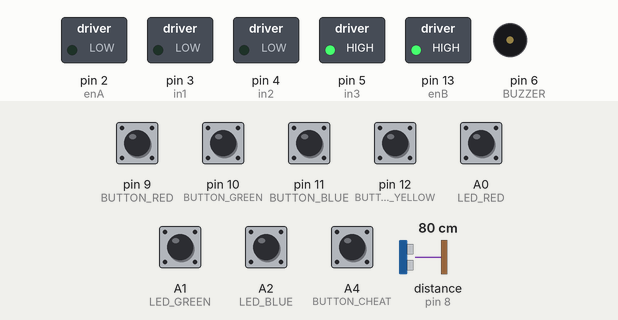
Recording of a sketch running on a simulated Arduino Uno, built with avr-gcc and run on an emulated ATmega328P. On the bench: switched loads named in the sketch (green lamp = pin HIGH), buzzer (waves = sounding). Wiring (inferred from the names in the program): ultrasonic range finder: trigger pin 7; echo pin 8. The inputs (shaded band) are chosen by the test bench; at power-on: A0 (LED_RED), A1 (LED_GREEN), A2 (LED_BLUE), A4 (BUTTON_CHEAT), pin 9 (BUTTON_RED), pin 10 (BUTTON_GREEN), pin 11 (BUTTON_BLUE), pin 12 (BUTTON_YELLOW) HIGH, distance to the obstacle (sensor on pin 8) 80 cm. The echo pulse lasts 58.3 µs per cm; pins used as bus, display or sensor lines are not drawn.

Above: at 2.2 s.
2.3 s: distance to the obstacle (sensor on pin 8) set to 22 cm
3.8 s: distance to the obstacle (sensor on pin 8) set to 18 cm
At 3.99 s:
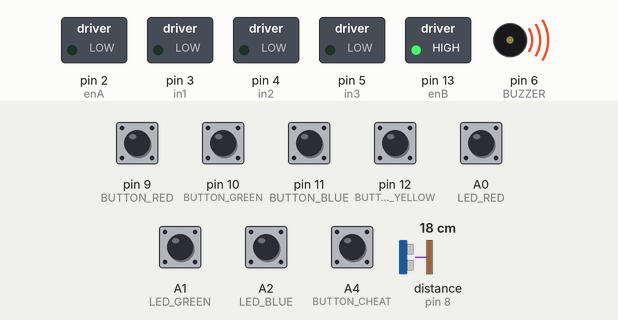
At 4.98 s:
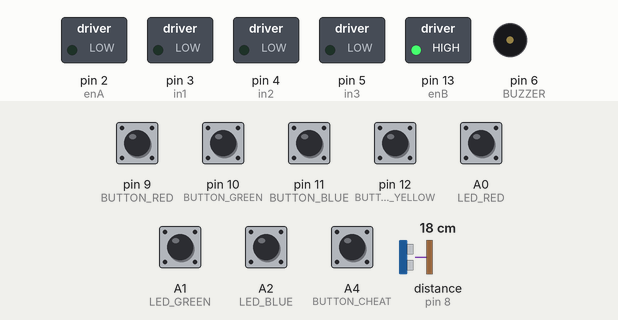
Timing chart, 0 to 12.8 s (numbered marks = the images above; inputs shaded):
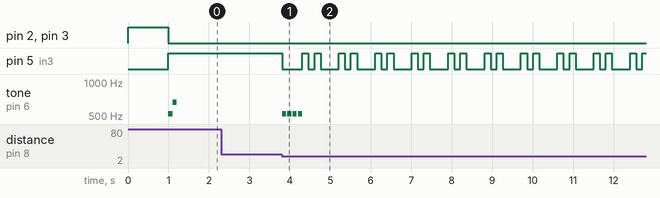

The sketch:

teippiversio.ino
```cpp
/*************************************************
* Public Constants
*************************************************/

// NOTE FREQUENCIES
#define  C3  130.81
#define Db3 138.59
#define D3  146.83
#define Eb3 155.56
#define E3  164.81
#define F3  174.61
#define Gb3 185.00
#define G3  196.00
#define Ab3 207.65
#define LA3 220.00
#define Bb3 233.08
#define B3  246.94
#define C4  261.63
#define Db4 277.18
#define D4  293.66
#define Eb4 311.13
#define E4  329.63
#define F4  349.23
#define Gb4 369.99
#define G4  392.00
#define Ab4 415.30
#define LA4 440.00
#define Bb4 466.16
#define B4  493.88
#define C5  523.25
#define Db5 554.37
#define D5  587.33
#define Eb5 622.25
#define E5  659.26
#define F5  698.46
#define Gb5 739.99
#define G5  783.99
#define Ab5 830.61
#define LA5 880.00
#define Bb5 932.33
#define B5  987.77

// DURATION OF THE NOTES
#define BPM 240     //you can change this value changing all the others
#define Q 60000/BPM //quarter 1/4
#define H 2*Q       //half 2/4
#define T 3*Q       //three quarter 3/4
#define E Q/2       //eighth 1/8
#define S Q/4       // sixteenth 1/16
#define W 4*Q       // whole 4/4

// CHECKS FOR BUTTON AND LIGHT POSITIONS
#define CHOICE_OFF    0 //Used to control LEDs
#define CHOICE_NONE   0 //Used to check buttons
#define CHOICE_RED    (1 << 0)
#define CHOICE_GREEN  (1 << 1)
#define CHOICE_BLUE   (1 << 2)
#define CHOICE_YELLOW (1 << 3)

// DEFINE PIN LOCATIONS
#define LED_RED       A0 //Nää on nyt värin määritykseen käytettävät
#define LED_GREEN     A1 // punanen default
#define LED_BLUE      A2
#define LED_YELLOW    A3
#define BUTTON_RED    9 //valintanapit
#define BUTTON_GREEN  10
#define BUTTON_BLUE   11
#define BUTTON_YELLOW 12

#define BUTTON_CHEAT A4 //loser nappi
#define BUTTON_RESET BUTTON_CHEAT //reset

#define BUZZER        6
#define SERVOPIN      8

//ULTRAÄÄNI ETÄISYYSSENSORI
#define ECHOPIN 8
#define TRIGPIN 7

//RAMPIN LINEAARIMOOTTORI
int enA = 2; //Moottori enable DC
int in1 = 3; //Moottori ohjauspinni (PWM)
int in2 = 4; //Moottori ohjauspinni

//PAINIKKEIDEN LED
int enB = 13; //LED valoteho, analog säätö 0-255
int in3 = 5; //LED ohjauspinni ON/OFF
int LED_laskuri;
int LED_laskuri_kerroin = 4; //Määrä kuinka monta kertaa LED vilkkuvat ajan loputtua

//PARAMETRIT
#define ENTRY_TIME_LIMIT 30000 //Aika jonka peli odottaa vastausta ennen ajan loppumista
#define RAPID_FLASH_TIME 15000
#define DIST_TRESHOLD 1200
#define BUTTON_COLOR_FREQ 150
#define RAMP_TIME 3000


void setup() // Run once when power is connected
{
  pinMode(enA, OUTPUT);
  pinMode(enB, OUTPUT);
  pinMode(in1, OUTPUT);
  pinMode(in2, OUTPUT);
  pinMode(in3, OUTPUT);
  analogWrite(enB, 255);

  pinMode(BUZZER, OUTPUT);

  pinMode(BUTTON_RED, INPUT_PULLUP);
  pinMode(BUTTON_GREEN, INPUT_PULLUP);
  pinMode(BUTTON_BLUE, INPUT_PULLUP);
  pinMode(BUTTON_YELLOW, INPUT_PULLUP);

  pinMode(BUTTON_CHEAT, INPUT_PULLUP);
  pinMode(BUTTON_RESET, INPUT_PULLUP);

  pinMode(LED_RED, INPUT_PULLUP);
  pinMode(LED_GREEN, INPUT_PULLUP);
  pinMode(LED_BLUE, INPUT_PULLUP);
  pinMode(LED_YELLOW, INPUT_PULLUP);

  pinMode(TRIGPIN, OUTPUT); // Sets the trigPin as an Output
  pinMode(ECHOPIN, INPUT); // Sets the echoPin as an Input

  //Serial.begin(9600);


  // Reset ramp to low
  digitalWrite(in1, HIGH);
  digitalWrite(in2, LOW);

  analogWrite(enA, 255);
  delay(1000);
  analogWrite(enA, 0);
  // now turn off motors
  digitalWrite(in1, LOW);
  digitalWrite(in2, LOW);

}


void loop()
{

  int cheated = attractMode(); // Blink lights while waiting for user to press a button

  if (cheated || play_memory())
    play_winner(); // Player won, play winner tones
  else
    play_loser(); // Player lost, play loser tones

}

//-=-=-=-=-=-=-=-=-=-=-=-=-=-=-=-=-=-=-=-=-=-=-=-=-=-=-=-=-=-=
//THE FOLLOWING FUNCTIONS CONTROL GAME PLAY

// Returns 0 if player loses, or 1 if player wins
boolean play_memory(void)
{
  play(C5,  100);
  delay(33);
  play(C5,  100);
  delay(33);
  play(C5,  100);
  delay(33);
  play(C5,  100);

  int correct_button = CHOICE_YELLOW;
  if(!digitalRead(LED_GREEN))
    correct_button = CHOICE_GREEN;
  else if(!digitalRead(LED_BLUE))
    correct_button = CHOICE_BLUE;
  else if(!digitalRead(LED_RED))
    correct_button = CHOICE_RED;

  return wait_for_button() == correct_button;
}


// Wait for a button to be pressed.
// Returns one of LED colors (LED_RED, etc.) if successful, 0 if timed out

byte wait_for_button(void)
{
  long startTime = millis(); // Remember the time we started the this loop
  long t = 0;

  do
  {
    t = millis() - startTime;
    byte button = checkButton();

    if (button != CHOICE_NONE)
    {
      toner(button, Q); // Play the button the user just pressed
      while(checkButton() != CHOICE_NONE) delay(1);  // Now let's wait for user to release button
      delay(10); // This helps with debouncing and accidental double taps
      return button;
    }
    delay(1);

    //Vilkutetaan nappien LED, variable State ja aikamääreen avulla
    int button_light = (t / BUTTON_COLOR_FREQ) % 6;
    if(button_light == 0 || button_light == 2 || (button_light == 4 && millis() - startTime > RAPID_FLASH_TIME))
    {
      digitalWrite(in3, HIGH); //Nappien LED päälle
    }
    else
    {
      digitalWrite(in3, LOW); //Nappien LED pois päältä
    }
    if(t > ENTRY_TIME_LIMIT - 2000)
      play(F5,  2);
  } while(t < ENTRY_TIME_LIMIT); // Loop until too much time has passed


  return CHOICE_NONE;   // VASTAUSAIKA LOPPUI
}

// Returns a '1' bit in the position corresponding to CHOICE_RED, CHOICE_GREEN, etc.
byte checkButton(void)
{
  if (digitalRead(BUTTON_RED) == 0) return(CHOICE_RED);
  else if (digitalRead(BUTTON_GREEN) == 0) return(CHOICE_GREEN);
  else if (digitalRead(BUTTON_BLUE) == 0) return(CHOICE_BLUE);
  else if (digitalRead(BUTTON_YELLOW) == 0) return(CHOICE_YELLOW);

  return(CHOICE_NONE); // If no button is pressed, return none
}

// Light an LED and play tone
// Red, upper left:     440Hz - A4
// Green, upper right:  880Hz - A5
// Blue, lower left:    587.33Hz - D5
// Yellow, lower right: 784Hz - G5
void toner(byte which, int dur)
{

  //Play the sound associated with the given LED
  switch(which)
  {
  case CHOICE_RED:
    play(LA4, dur);
    break;
  case CHOICE_GREEN:
    play(LA5, dur);
    break;
  case CHOICE_BLUE:
    play(D5, dur);
    break;
  case CHOICE_YELLOW:
    play(G5, dur);
    break;
  }

}


// Play the winner sound and lights
void play_winner(void) //KUN KISAAJA NÄPPÄILEE OIKEIN, VOITTAA PELIN JA RAMPPI AUKEAA
{

  play(F5,  W);
  play(E5,  Q);
  play(F5,  Q);
  play(E5,  Q);
  play(C5,  T);
  play(LA4, Q);
  play(D5,  H);
  play(LA4,  W);

  open_ramp();
}


void open_ramp(void)
{
  digitalWrite(in1, LOW);
  digitalWrite(in2, HIGH);

  analogWrite(enA, 255);
  delay(RAMP_TIME);
  analogWrite(enA, 0);

  //WAIT FOR RESET BUTTON
  while(digitalRead(BUTTON_RESET)) delay(1);

  // now change motor directions
  digitalWrite(in1, HIGH);
  digitalWrite(in2, LOW);

  analogWrite(enA, 255);
  delay(RAMP_TIME);
  analogWrite(enA, 0);
  // now turn off motors
  digitalWrite(in1, LOW);
  digitalWrite(in2, LOW);
}


void play_loser(void) // KUN KISAAJA NÄPPÄILEE VÄÄRIN JA HÄVIÄÄ PELIN
{
   for (LED_laskuri = 0; LED_laskuri < LED_laskuri_kerroin; LED_laskuri++) //Nappien LED vilkkuu häviön merkiksi
  {
    digitalWrite(in3, LOW);
    play(E3,  200);
    digitalWrite(in3, HIGH);
    play(C3,  200);
    delay(200);

  }
}

// Show an "attract mode" display while waiting for user to press button.
int attractMode(void)
{
  digitalWrite(in3, HIGH); //Nappien LED päälle

  // Play the ready sound
  play(C5,  100);
  play(E5,  100);

  // Wait until someone is close
  while(readDist() > DIST_TRESHOLD){
    if(!digitalRead(BUTTON_CHEAT)){
      digitalWrite(in3, LOW); //Nappien LED pois
      return 1;
    }
    delay(5);
  }
  digitalWrite(in3, LOW); //Nappien LED pois
  return 0;
}

int readDist(){
  digitalWrite(TRIGPIN, LOW);
  delayMicroseconds(2);
  // Sets the trigPin on HIGH state for 10 micro seconds
  digitalWrite(TRIGPIN, HIGH);
  delayMicroseconds(10);
  digitalWrite(TRIGPIN, LOW);
  // Reads the echoPin, returns the sound wave travel time in microseconds
  long distance = pulseIn(ECHOPIN, HIGH);

  return distance;
}


void play(long note, int duration) {
  tone(BUZZER,note,duration);
  delay(1+duration);
}
```

Measured:
- the behaviour switches between 21 and 20 cm on distance to the obstacle (sensor on pin 8) (found by bisection; images 0 and 1)
- after the input at 2.3 s, every drawn part: stays the same
- after the input at 3.8 s, pin 5 (in3): HIGH → LOW at once, then repeats every 0.90 s: HIGH 0.15 s, LOW 0.15 s, HIGH 0.15 s, LOW 0.45 s; tone on pin 6 (BUZZER): alternates 523 Hz for 0.10 s and silent for 0.03 s, 8 changes in all, then stays silent, starting at once
